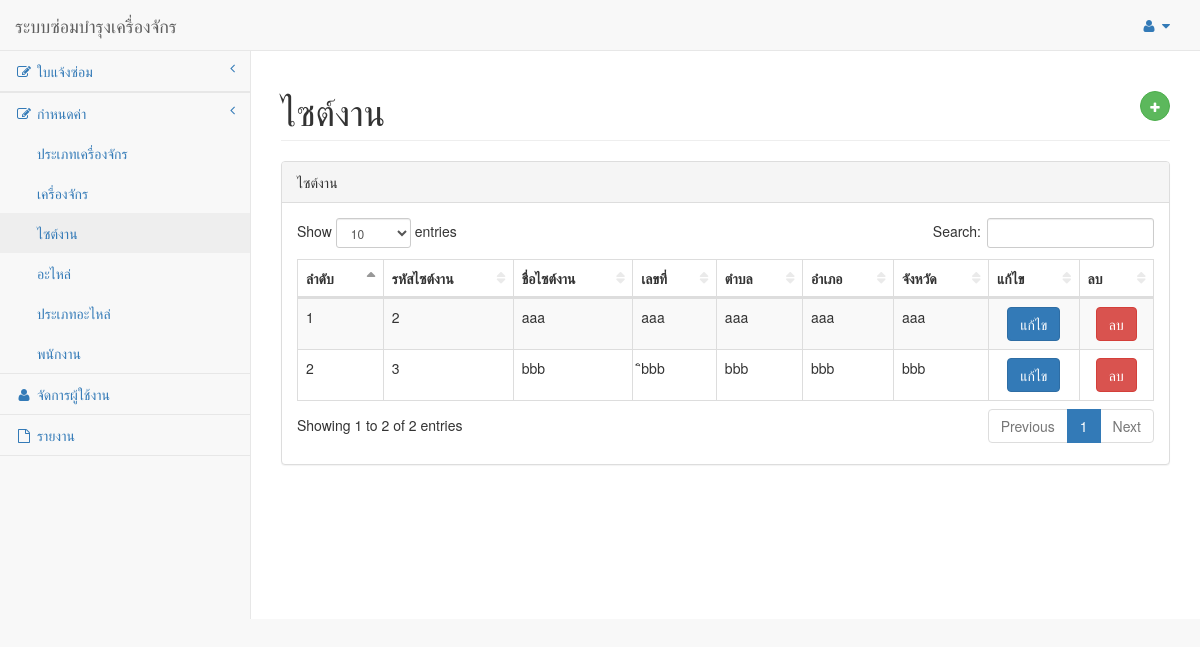
Page /Department/ListDepartment.php on the committed database.
### tables this page shows
CREATE TABLE `tmstmdepartment` (
  `XVDptCode` int(5) NOT NULL,
  `XVDptNumber` varchar(100) NOT NULL,
  `XVDptSub-district` varchar(100) NOT NULL,
  `XVDptDistrict` varchar(100) NOT NULL,
  `XVDptProvince` varchar(100) NOT NULL,
  `XVDptname` varchar(100) NOT NULL
);

### Department/ListDepartment.php (the view, shortened to what this page needs)
<!DOCTYPE html>
<html lang="en">
<head>
    <link href="../vendor/bootstrap/css/bootstrap.min.css" rel="stylesheet">
    <link href="../vendor/metisMenu/metisMenu.min.css" rel="stylesheet">
    <link href="../vendor/datatables/css/dataTables.bootstrap.css" rel="stylesheet">
    <link href="../vendor/datatables-responsive/dataTables.responsive.css" rel="stylesheet">
    <link href="../dist/css/sb-admin-2.css" rel="stylesheet">
    <link href="../vendor/font-awesome/css/font-awesome.min.css" rel="stylesheet" type="text/css">
</head>
<body>
<?php include '../Template/templsidebar.php';
include "../database/connect.php";?>
    <div id="wrapper">
        <div id="page-wrapper">
            <div class="row">
                <div class="col-lg-12">
                    <h1 class="page-header">ไซต์งาน<button type="button" class="btn btn-success btn-circle"
                            style="float: right;" data-toggle="modal" data-target="#insertModal"><i
                                class="fa fa-plus"></i></h1>
                </div>
            </div>
            <div class="row">
                <div class="col-lg-12">
                    <div class="panel panel-default">
                        <div class="panel-heading">
                                ไซต์งาน
                        </div>
                        <div class="panel-body">
                            <table width="100%" class="table table-striped table-bordered table-hover" id="dataTables-example">
                                <thead>
                                    <tr>
                                        <th>ลำดับ</th>
                                        <th>รหัสไซต์งาน</th>
                                        <th>ชื่อไซต์งาน</th>
                                        <th>เลขที่</th>
                                        <th>ตำบล</th>
                                        <th>อำเภอ</th>
                                        <th>จังหวัด</th>
                                        <th>แก้ไข</th>
                                        <th>ลบ</th>
                                    </tr>
                                </thead>
                                <tbody>
                                <?php
    $sql = " SELECT *
    FROM tmstmdepartment ";
    $result = mysqli_query($connect,$sql) or die(mysqli_query($connect));
    $count = 1;
    while ($row=mysqli_fetch_array($result)){
?>
                                    <tr class="odd gradeA">
                                        <td><?php echo $count;?></td>
                                        <td><?php echo $row["XVDptCode"];?></td>
                                        <td><?php echo $row["XVDptname"];?></td>
                                        <td><?php echo $row["XVDptNumber"];?></td>
                                        <td><?php echo $row["XVDptDistrict"];?></td>
                                        <td><?php echo $row["XVDptSub-district"];?></td>
                                        <td><?php echo $row["XVDptProvince"];?></td>
                                        <td align="center"><input class='btn btn-primary editbtn' type='button'
                                                value='แก้ไข'></td>
                                        <td align="center"><input class='btn btn-danger deletebtn' type='button'
                                                value='ลบ'></td>
                                    </tr>
                                    <?php $count++;} ?>
                                </tbody>
                            </table>
                        </div>
                    </div>
                </div>
            </div>
        </div>
    </div>
</body>
</html>

### rows in the picture
tmstmdepartment: XVDptCode "2", XVDptname "aaa", XVDptNumber "aaa", XVDptDistrict "aaa", value "aaa", XVDptProvince "aaa"
tmstmdepartment: XVDptCode "3", XVDptname "bbb", XVDptNumber "ิิbbb", XVDptDistrict "bbb", value "bbb", XVDptProvince "bbb"
